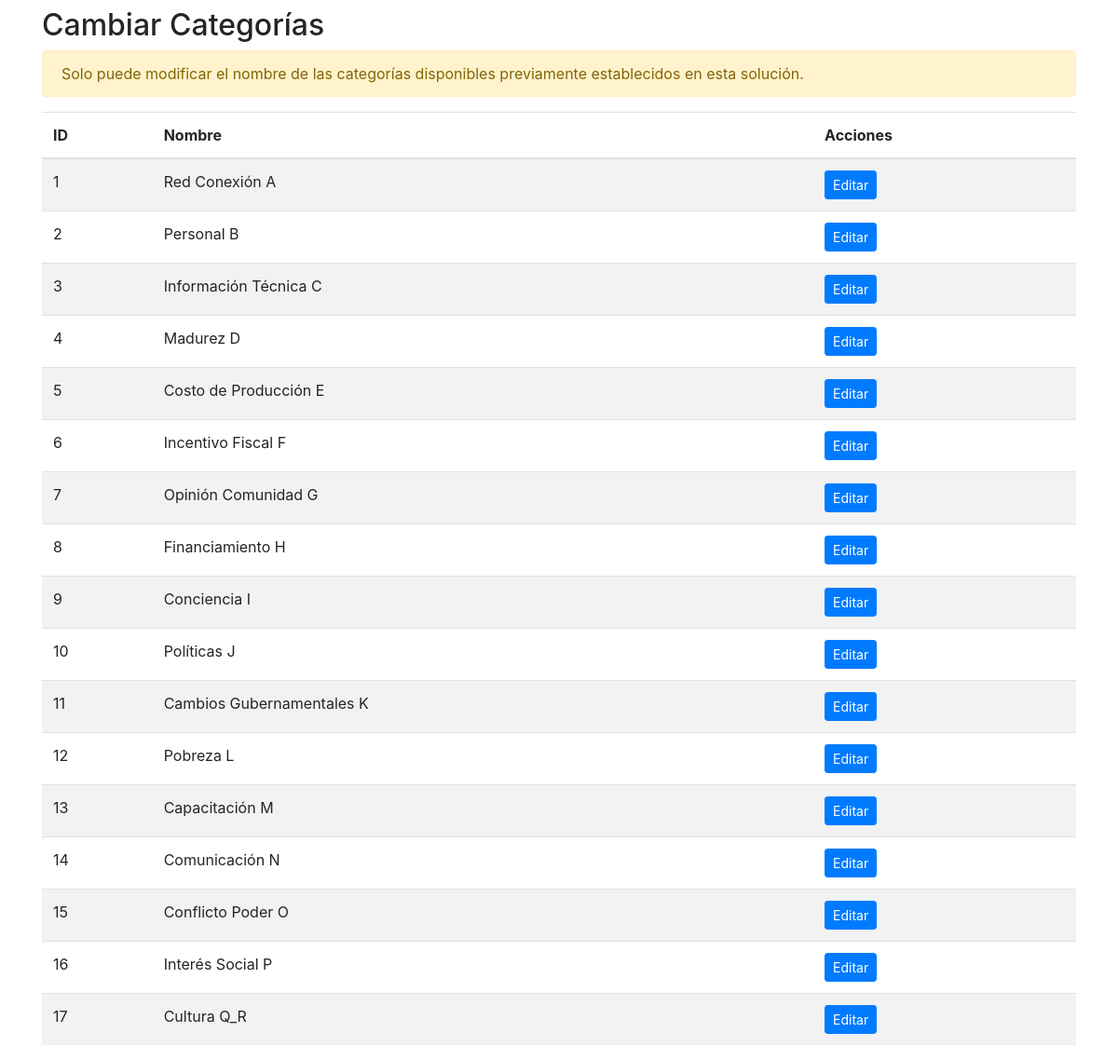
Page /views/pages/pagesAdmin/gestion_categorias.php (signed in) on the committed database.
### views/pages/pagesAdmin/gestion_categorias.php (the view, shortened to what this page needs)
<?php
include '../../../db.php';
$sql = "SELECT * FROM Categoría";
$result = $conn->query($sql);
$categorias = [];
if ($result->num_rows > 0) {
    while ($row = $result->fetch_assoc()) {
        $categorias[] = $row;
    }
}
?>
<!DOCTYPE html>
<html lang="es">
<head>
    <link rel="stylesheet" href="https://stackpath.bootstrapcdn.com/bootstrap/4.5.2/css/bootstrap.min.css">
    <link rel="stylesheet" href="https://cdnjs.cloudflare.com/ajax/libs/toastr.js/latest/toastr.min.css">
</head>
<body>
    <div class="container mt-2">
        <h2>Cambiar Categorías</h2>
        <div class="alert alert-warning" role="alert">
            Solo puede modificar el nombre de las categorías disponibles previamente establecidos en esta solución.
        </div>
        <table class="table table-striped">
            <thead>
                <tr>
                    <th>ID</th>
                    <th>Nombre</th>
                    <th>Acciones</th>
                </tr>
            </thead>
            <tbody>
                <?php foreach ($categorias as $categoria): ?>
                <tr>
                    <td><?php echo $categoria['id_categoria']; ?></td>
                    <td><?php echo $categoria['nombre_categoria']; ?></td>
                    <td>
                        <button class="btn btn-primary btn-sm editar-categoria" data-id="<?php echo $categoria['id_categoria']; ?>" data-nombre="<?php echo $categoria['nombre_categoria']; ?>">Editar</button>
                    </td>
                </tr>
                <?php endforeach; ?>
            </tbody>
        </table>
    </div>
</body>
</html>

### rows in the picture
categoría: id_categoria "1", nombre_categoria "Red Conexión A"
categoría: id_categoria "2", nombre_categoria "Personal B"
categoría: id_categoria "3", nombre_categoria "Información Técnica C"
categoría: id_categoria "4", nombre_categoria "Madurez D"
categoría: id_categoria "5", nombre_categoria "Costo de Producción E"
categoría: id_categoria "6", nombre_categoria "Incentivo Fiscal F"
categoría: id_categoria "7", nombre_categoria "Opinión Comunidad G"
categoría: id_categoria "8", nombre_categoria "Financiamiento H"
categoría: id_categoria "9", nombre_categoria "Conciencia I"
categoría: id_categoria "10", nombre_categoria "Políticas J"
categoría: id_categoria "11", nombre_categoria "Cambios Gubernamentales K"
categoría: id_categoria "12", nombre_categoria "Pobreza L"
categoría: id_categoria "13", nombre_categoria "Capacitación M"
categoría: id_categoria "14", nombre_categoria "Comunicación N"
categoría: id_categoria "15", nombre_categoria "Conflicto Poder O"
categoría: id_categoria "16", nombre_categoria "Interés Social P"
categoría: id_categoria "17", nombre_categoria "Cultura Q_R"
